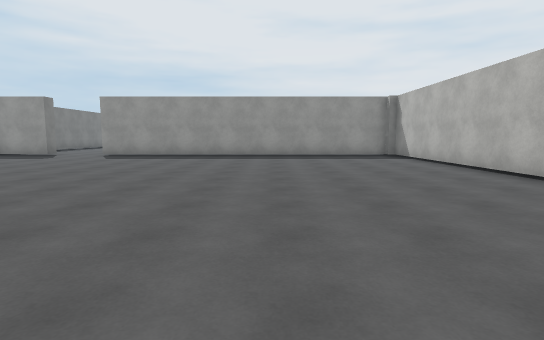
View 1 (above)

17 first-person views from a walk through a Unity game level. The camera is 1.4 m above the floor, tilts 6° down and sees 80° across. Doors are open. The floor is counted in squares, 2 m on a side. Each view is taken from the middle of a square. On the plan, view 1 faces up. The plan holds only what a view shows up to about 10 squares ahead; the rest is blank. The place goes on beyond the plan. Surface patterns are stand-ins for the level's own textures.

View 2
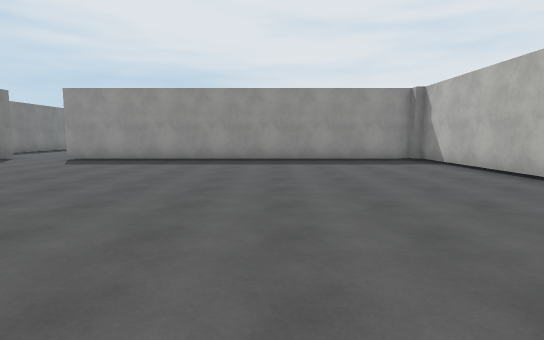

View 3
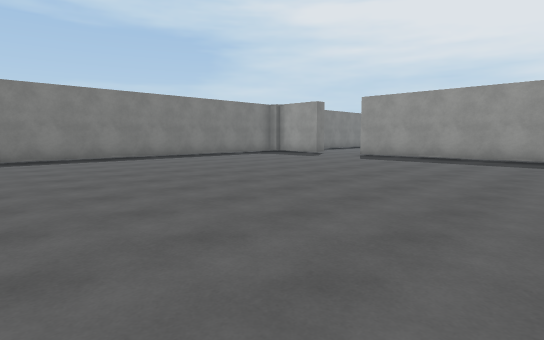

View 4
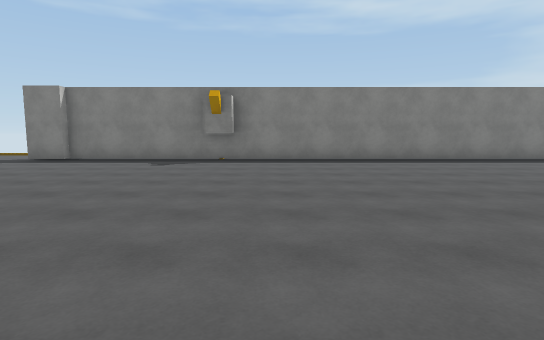

View 5
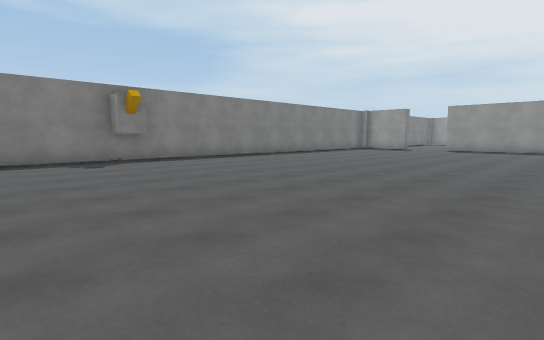

View 6
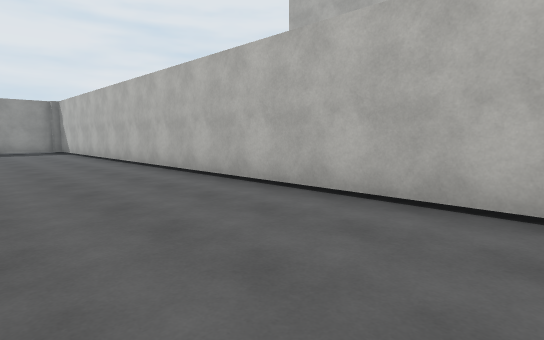

View 7
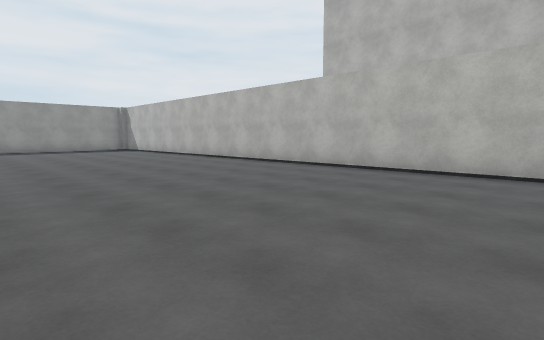

View 8
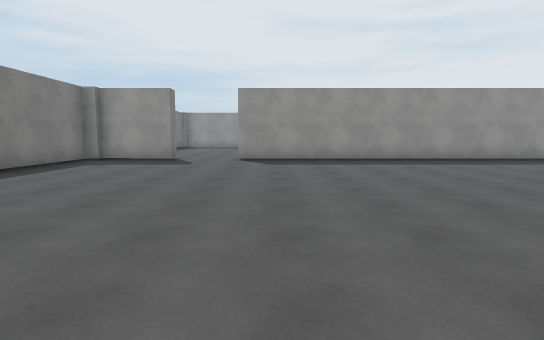

View 9
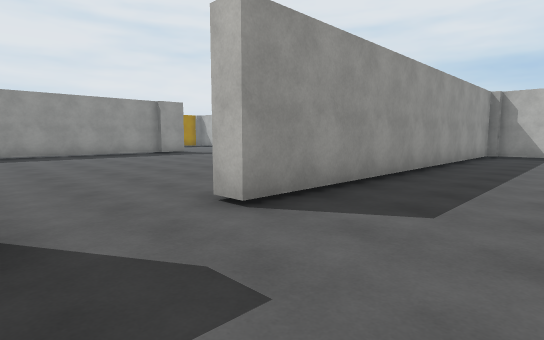

View 10
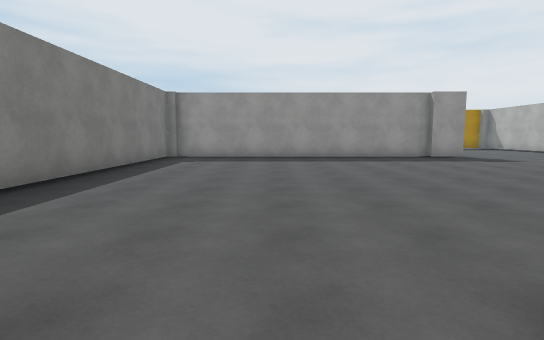

View 11
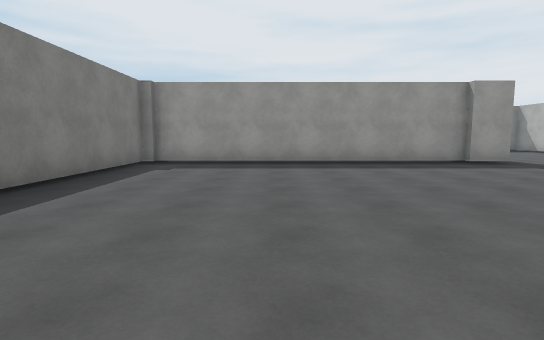

View 12
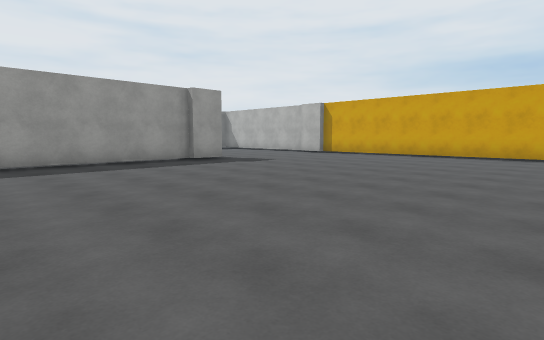

View 13
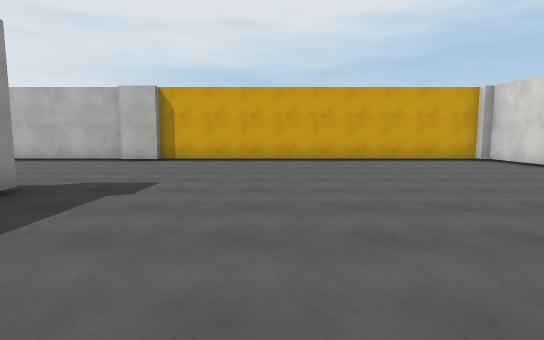

View 14
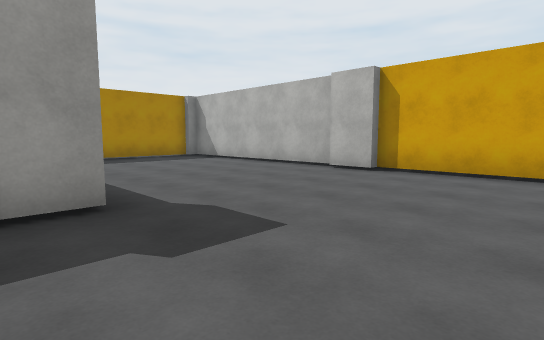

View 15
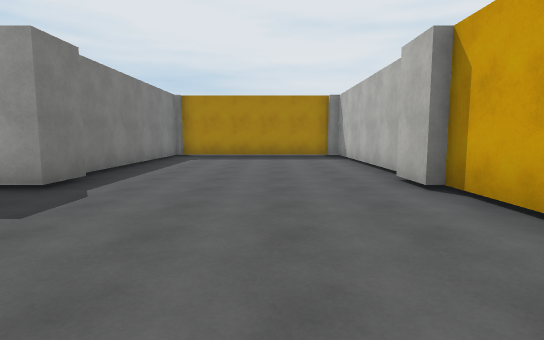

View 16
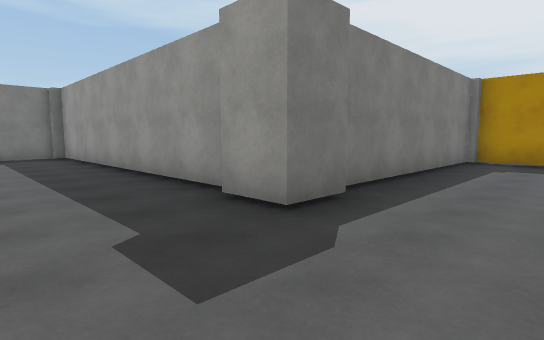

View 17
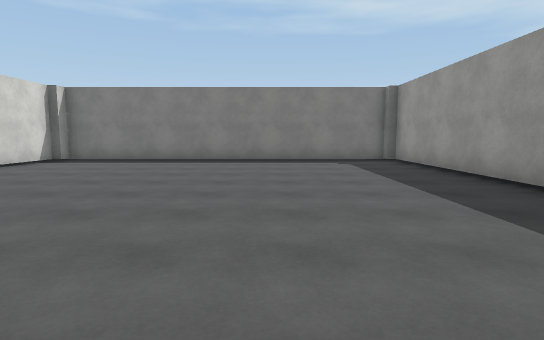

### Floor plan
Points are (right, up) in squares from view 1. A wall is a line through its corners. A room is listed if a view was taken in it or the views show most of it. See-through windows are left out.
Room 1 (views 1, 2, 3, 4, 5, 6, 7, 8, 9, 10)
walls: (-7.9, 11.4) (-10, 11.4); (4.3, -4.5) (4.3, 11.4) (-6, 11.4) (-6, 12); (-10.3, 11.2) (-10.3, -5.5)
ways out: open door at (-7, 12) to room 2
Room 2 (views 11, 12, 13, 14, 15, 16, 17)
walls: (-1.9, 21.4) (-10, 21.4); (2.1, 11.9) (4.3, 11.9) (4.3, 27.1); (-10.3, 21.2) (-10.3, 12.1); (-1.2, 27.5) (-1.2, 22.5); (-10, 11.9) (-7.9, 11.9)
ways out: open door at (-7, 12) to room 1
objects: other object (-1, 22)

Positions as (right, up) in squares from view 1, and headings:
1: (0, 0), facing up
2: (0, 2), facing up
3: (0, 1), facing up-left
4: (-1, 0), facing left
5: (-1, -5), facing up-left
6: (1, -4), facing up-right
7: (-2, -5), facing up-right
8: (-5, 2), facing up
9: (-8, 9), facing up-right
10: (-7, 11), facing up
11: (-7, 13), facing up
12: (-7, 13), facing up-right
13: (-5, 18), facing right
14: (-2, 18), facing up-right
15: (2, 17), facing up
16: (1, 19), facing up-left
17: (-1, 18), facing left
